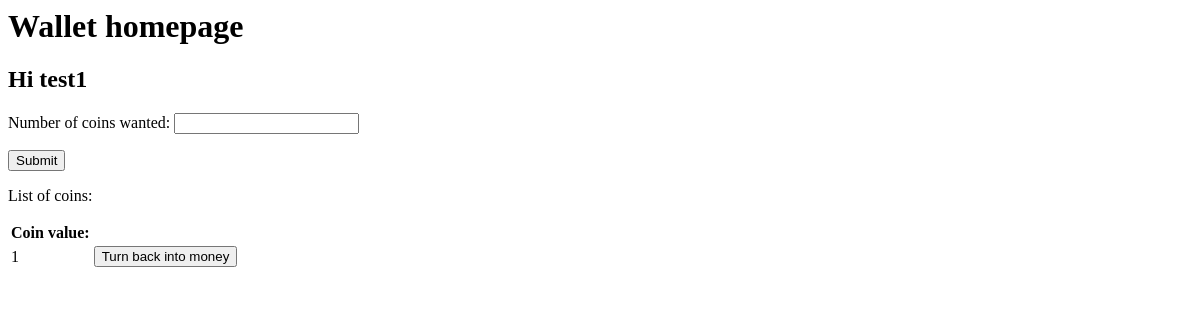
The page /wallet/homepage/ (signed in) on the database as committed earlier.
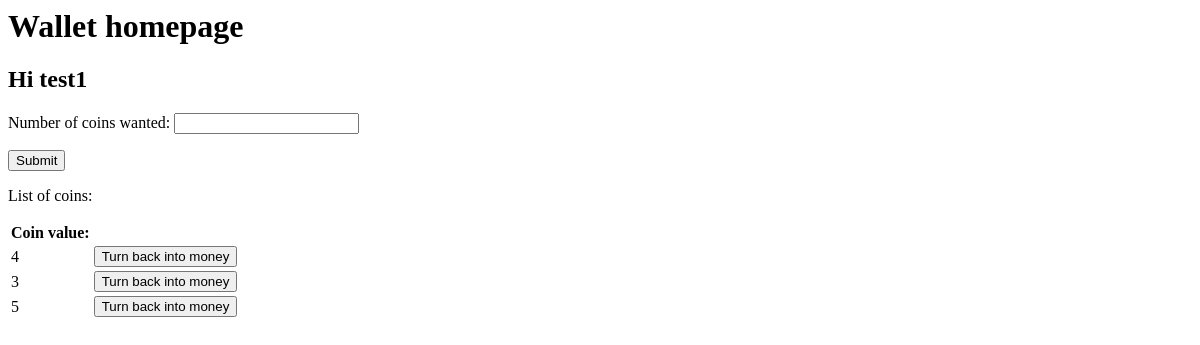
The same page on the database as committed later.
### wallet/models.py (models this page shows, shortened)
@python_2_unicode_compatible  # only if you need to support Python 2
class Coins(models.Model):
	user = models.ForeignKey(User, on_delete=models.CASCADE)
	value_of_coin = models.IntegerField(validators=[validators.MinValueValidator('0')])
	serialised_code_rnd_tau_gam = models.CharField(max_length=500, )

### wallet/views.py (the view)
# urls.py: url(r'homepage/$', views.homepage, name='homepage'),
@login_required
def homepage(request):
    if request.method == 'POST':
        form = GetCoinForm(request.POST)
        if form.is_valid():
            cd = form.cleaned_data
            coinnum = cd.get('coinnum')
            return render(request, 'wallet/gettingcoins.html', {'coinnum':coinnum})
    else:
        form = GetCoinForm()
    print(request.user)
    users_coins = Coins.objects.filter(user=request.user)
    context = {
        'form': form,
        'users_coins': users_coins
    }
    return render(request, 'wallet/homepage.html', context)

### wallet/forms.py
class GetCoinForm(forms.Form):
    coinnum = forms.IntegerField(label='Number of coins wanted', min_value=0)

### wallet/templates/wallet/homepage.html
<h1>Wallet homepage</h1>
<h2>Hi {{ user.username }}</h2>
<form action="{% url 'wallet:homepage' %}" method="POST">{% csrf_token %}
    {{form.as_p}}
    <button onclick="myFunction()" type="submit">Submit</button>
</form>
{% if users_coins %}
<p>List of coins:</p>
    <table>
    	<tr>
    		<th> Coin value:</th>
    		<th></th>
    	</tr>
		{% for coin in users_coins %}
		<tr>
			<td>{{ coin.value_of_coin }}</td>
			<td><a href="http://192.168.33.10:8000/wallet/convertingcoinsbacktomoney/{{ coin.value_of_coin }}"><button type="button">Turn back into money</button></a></td>
		</tr>
	    {% endfor %}
    </table>
{% else %}
    <p>Currently you have no coins. Visit bank website to create some</p>
{% endif %}

Rows that differ between the two databases and show on the page:
removed Coins: value_of_coin "1"
added Coins: value_of_coin "4"
added Coins: value_of_coin "3"
added Coins: value_of_coin "5"
